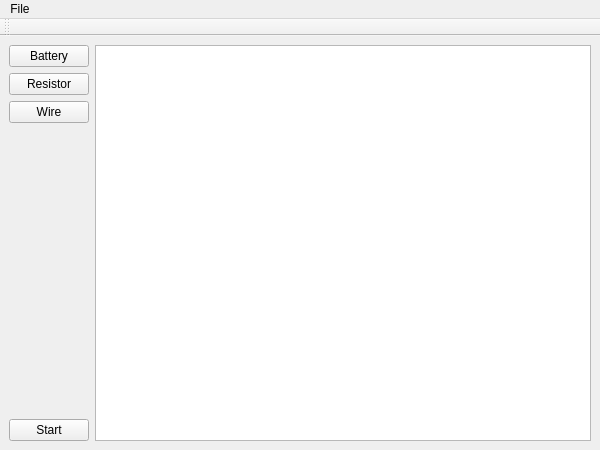
<?xml version="1.0" encoding="UTF-8"?>
<ui version="4.0">
 <class>MainWindow</class>
 <widget class="QMainWindow" name="MainWindow">
  <property name="geometry">
   <rect>
    <x>0</x>
    <y>0</y>
    <width>600</width>
    <height>450</height>
   </rect>
  </property>
  <property name="minimumSize">
   <size>
    <width>600</width>
    <height>450</height>
   </size>
  </property>
  <property name="windowTitle">
   <string>MainWindow</string>
  </property>
  <widget class="QWidget" name="centralwidget">
   <layout class="QHBoxLayout" name="horizontalLayout">
    <item>
     <layout class="QVBoxLayout" name="verticalLayout_2">
      <property name="sizeConstraint">
       <enum>QLayout::SetDefaultConstraint</enum>
      </property>
      <item>
       <layout class="QVBoxLayout" name="verticalLayout">
        <item>
         <widget class="QPushButton" name="addBattery">
          <property name="text">
           <string>Battery</string>
          </property>
         </widget>
        </item>
        <item>
         <widget class="QPushButton" name="addResistor">
          <property name="text">
           <string>Resistor</string>
          </property>
         </widget>
        </item>
        <item>
         <widget class="QPushButton" name="addWire">
          <property name="text">
           <string>Wire</string>
          </property>
         </widget>
        </item>
       </layout>
      </item>
      <item>
       <spacer name="verticalSpacer">
        <property name="orientation">
         <enum>Qt::Vertical</enum>
        </property>
        <property name="sizeHint" stdset="0">
         <size>
          <width>20</width>
          <height>40</height>
         </size>
        </property>
       </spacer>
      </item>
      <item>
       <widget class="QPushButton" name="startButton">
        <property name="text">
         <string>Start</string>
        </property>
       </widget>
      </item>
     </layout>
    </item>
    <item>
     <widget class="CustomView" name="graphicsView"/>
    </item>
   </layout>
  </widget>
  <widget class="QMenuBar" name="menubar">
   <property name="geometry">
    <rect>
     <x>0</x>
     <y>0</y>
     <width>600</width>
     <height>17</height>
    </rect>
   </property>
   <widget class="QMenu" name="menuFile">
    <property name="title">
     <string>File</string>
    </property>
    <addaction name="actionNew_2"/>
    <addaction name="actionSave_2"/>
    <addaction name="actionOpen_2"/>
   </widget>
   <addaction name="menuFile"/>
  </widget>
  <widget class="QToolBar" name="toolBar">
   <property name="windowTitle">
    <string>toolBar</string>
   </property>
   <attribute name="toolBarArea">
    <enum>TopToolBarArea</enum>
   </attribute>
   <attribute name="toolBarBreak">
    <bool>false</bool>
   </attribute>
  </widget>
  <action name="actionNew_2">
   <property name="text">
    <string>New</string>
   </property>
  </action>
  <action name="actionSave_2">
   <property name="text">
    <string>Save</string>
   </property>
  </action>
  <action name="actionOpen_2">
   <property name="text">
    <string>Open</string>
   </property>
  </action>
 </widget>
 <customwidgets>
  <customwidget>
   <class>CustomView</class>
   <extends>QGraphicsView</extends>
   <header>customview.h</header>
  </customwidget>
 </customwidgets>
 <resources/>
 <connections/>
</ui>
